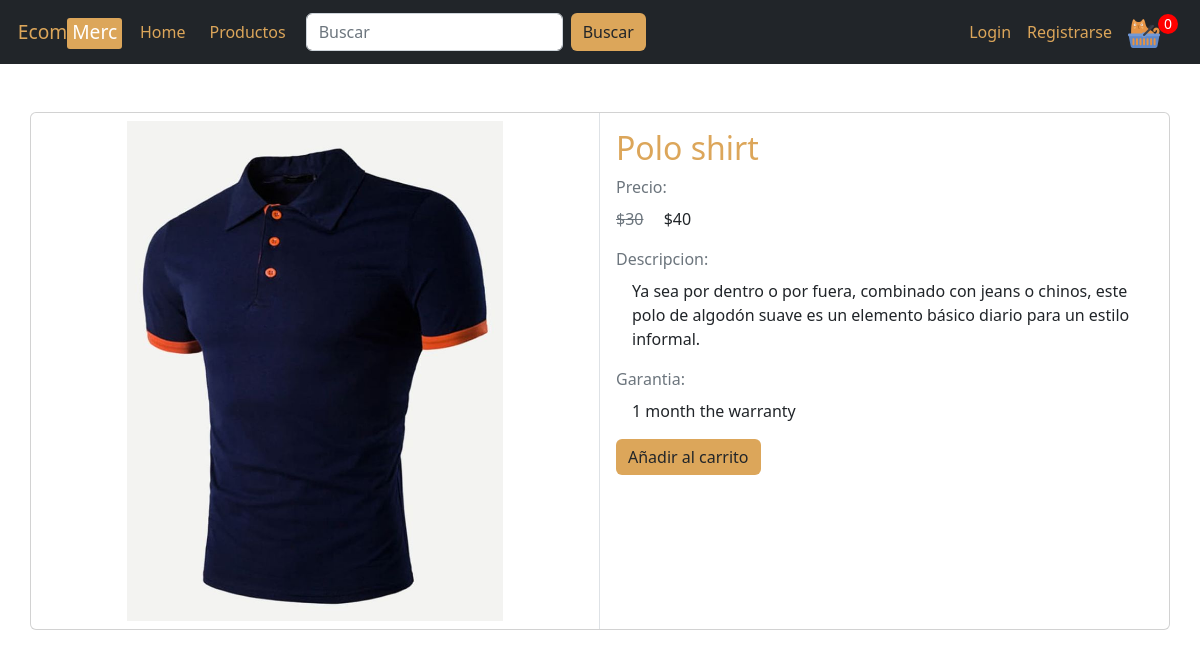
Screenshot of /product/polo-shirt/ with the database file from the repository.
### store/models.py (models this page shows, shortened)
class Product(models.Model):
    title = models.CharField(max_length=200)
    slug = models.SlugField(unique=True)
    category = models.ForeignKey(Category, on_delete=models.CASCADE)
    image = models.ImageField(upload_to='products')
    marked_price = models.PositiveIntegerField()
    selling_price = models.PositiveIntegerField()
    description = models.TextField()
    warranty = models.CharField(max_length=300, null=True, blank=True)
    return_policy = models.CharField(max_length=300, null=True, blank=True)
    view_count = models.PositiveIntegerField(default=0)

### store/views.py (the view)
# urls.py: path('product/<slug:slug>/', ProductView.as_view(), name='product'),
class ProductView(EcomMixin, TemplateView):
    template_name = "store/product.html"
    def get_context_data(self, **kwargs):
        context =  super().get_context_data(**kwargs)
        slug_url = self.kwargs['slug']
        producto = Product.objects.get(slug=slug_url)
        context['producto'] = producto
        return context

### store/views.py (called while the page is built)
    def dispatch(self, request, *args, **kwargs):
        cart_id = request.session.get("cart_id")
        if cart_id:
            cart_obj = Cart.objects.get(id=cart_id)
            if request.user.is_authenticated and Customer.objects.filter(user=request.user).exists():
                cart_obj.customer = request.user.customer
                cart_obj.save()
        return super().dispatch(request, *args, **kwargs)

### store/templates/store/product.html (shortened to what this page needs)
{% extends 'home.html' %}
{% block content %}
<div class="row my-5">
    <div class="card  flex-lg-row p-0 text-dark">
        <div class="imaprodu d-flex align-items-center justify-content-center p-2 col-12 col-lg-6 border-end position-relative">
            <img  style="height: 500px; object-fit:contain ;" src="{{ producto.image.url }}" alt="">
        </div>
        <div class="col-12 col-lg-6 p-3">
            <h2 class=" text-dorado ">{{ producto.title }}</h2>
            <span class="text-secondary mb-2 d-block">Precio: </span>
            <p><strike class="me-3 text-secondary">${{ producto.marked_price }}</strike> ${{ producto.selling_price }} </p>
            <span class="text-secondary mb-2 d-block">Descripcion: </span>
            <p class="px-3">{{ producto.description }}</p>
            <span class="text-secondary mb-2 d-block">Garantia: </span>
            <p class="px-3">{{ producto.warranty }}</p>
            <a href="{% url 'ecomee:addcart' producto.id %}" type="button" class="btn cartBtn mb-2">Añadir al carrito</a>
        </div>
    </div>
</div>
{% endblock content %}

### store/static/css/index.css (style rules this page uses)
:root { --dorado: rgb(220, 166, 90); }
.text-dorado { color: var(--dorado); text-decoration: none; }
.cartBtn { width: auto; background: var(--dorado); font-weight: 400; outline: none; border: 0; font-weight: 400; }

### rows the page displays
Product: image (picture), title "Polo shirt", marked_price "30", selling_price "40", description "Ya sea por dentro o por fuera, combinado con jeans o chinos, este polo de algodón suave es un elemento básico diario para un estilo informal.", warranty "1 month the warranty"
